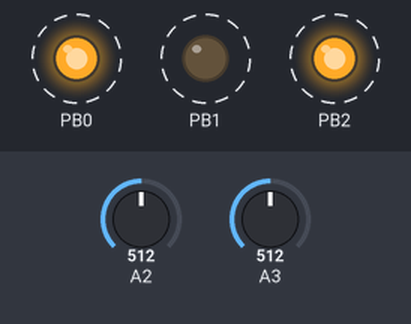
Bench run of a sketch on a simulated ATtiny85, built with avr-gcc and run on an emulated ATtiny85. Shown: output pins drawn as LEDs (lit = HIGH). Dashed ring = blinking. The inputs (shaded band) are chosen by the test bench; at power-on: A3 = 512, A2 = 512.

Above: at 1.27 s.
1.3 s: A3 set to 1023
At 2.0 s:
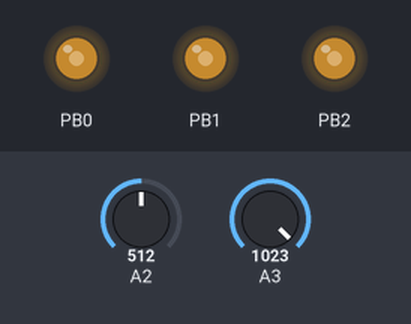
2.8 s: A3 set to 900
At 3.28 s:
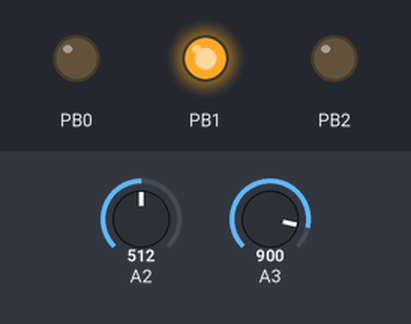
5.8 s: A2 set to 900
8.8 s: A3 set to 1023
10.3 s: A3 set to 716
At 10.48 s:
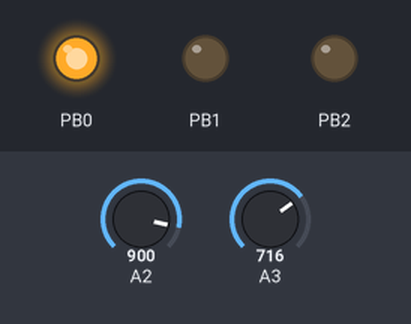
13.3 s: A3 set to 511
At 13.42 s:
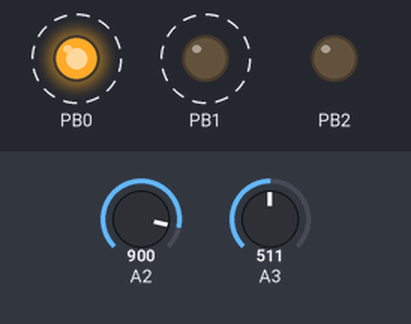
Timing chart, 0 to 17.3 s (numbered marks = the images above; inputs shaded):
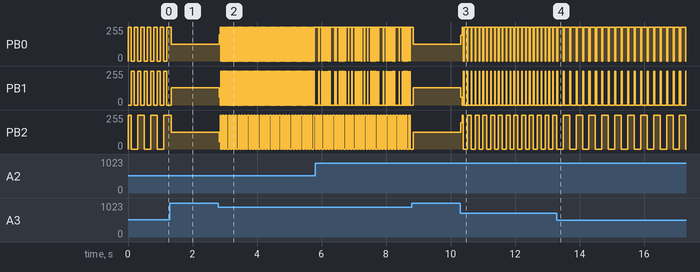

Measured:
- after the input at 2.8 s, PB0: 127/255 → 196/255 at once, then repeats every 0.04 s: 255/255 0.01 s, 0/255 0.02 s; PB1: 128/255 → 59/255 at once, then repeats every 0.04 s: 0/255 0.01 s, 255/255 0.02 s; PB2: 125/255 → 55/255 at once, then moves between 0/255 and 255/255, repeating every 0.10 s
- after the input at 10.3 s, PB0: 126/255 → 195/255 at once, then moves between 0/255 and 255/255, repeating every 0.60 s; PB1: 129/255 → 60/255 at once, then moves between 0/255 and 255/255, repeating every 0.60 s; PB2: 127/255 → 197/255 at once, then moves between 0/255 and 255/255, repeating every 1.4 s
- after the input at 13.3 s, PB0: alternates 255/255 for 0.17 s and 0/255 for 0.03 s, starting after 0.19 s; PB1: alternates 255/255 for 0.03 s and 0/255 for 0.17 s, starting after 0.19 s; PB2: alternates 255/255 for 0.20 s and 0/255 for 0.20 s, starting after 0.19 s

The sketch:

AEClock.ino
```cpp
/**
   Code is based on the work of Rob Stave (Rob the fiddler) ccby 2015

   External pin 1       = Reset (not used)
   External pin 2 (PB3) = input 0 freq 1
   External pin 3 (PB4) = input 1 duty
   External pin 4       = GND
   External pin 5 (PB0) = output 0 output
   External pin 6 (PB1) = output 1 !output
   External pin 7 (PB2) = output 2 1/2 freq
   External pin 8       = Vcc
*/

//range of the pots
#define VCO1_L1_HIGH 1
#define VCO1_L1_LOW 1000

//counters for the frequencies
volatile uint16_t dutyOn = 0;
volatile uint16_t dutyOff = 0;
volatile uint16_t oscCounter1 = 0;

volatile boolean doHigh = HIGH;

// the setup function runs once when you press reset or power the board
void setup() {

  DDRB = B00000111;  //set output bits

  // initialize timer1
  noInterrupts();           // disable all interrupts

  TCCR1 = 0;                  //stop the timer
  TCNT1 = 0;                  //zero the timer
  //GTCCR = _BV(PSR1);          //reset the prescaler
  OCR1A = 99;                //set the compare value
  OCR1C = 99;
  TIMSK = _BV(OCIE1A);        //interrupt on Compare Match A

  TCCR1 = _BV(CTC1)  | _BV(CS11) | _BV(CS12); // Start timer, ctc mode, prescaler clk/32

  interrupts();             // enable all interrupts
}

ISR(TIMER1_COMPA_vect)          // timer compare interrupt service routine
{

  if (doHigh == HIGH) {
    //Count up and toggle portB bits
    if (oscCounter1 >= dutyOn) {
      oscCounter1 = 0;
      PORTB &= ~_BV(PB0);
      PORTB |= _BV(PB1);
      PORTB ^= (_BV(PB2));
      doHigh = LOW;
    }

  } else {
    if (oscCounter1 >= dutyOff) {
      oscCounter1 = 0;
      PORTB |= _BV(PB0);
      PORTB &= ~_BV(PB1);
      // PORTB ^= (_BV(PB2));
      doHigh = HIGH;
    }
  }

  oscCounter1++;
  return;

}

void loop() {

  int osc1_t = analogRead(A3);
  int duty_t = analogRead(A2);


  long count = map(osc1_t, 0, 1023, VCO1_L1_LOW,  VCO1_L1_HIGH);
  long duty  = map(duty_t, 0, 1023, 5,  95);

  long calcDutyOn = (count * duty) / 100;

  dutyOn = calcDutyOn;
  dutyOff  = (count - dutyOn);

  return;
}
```
